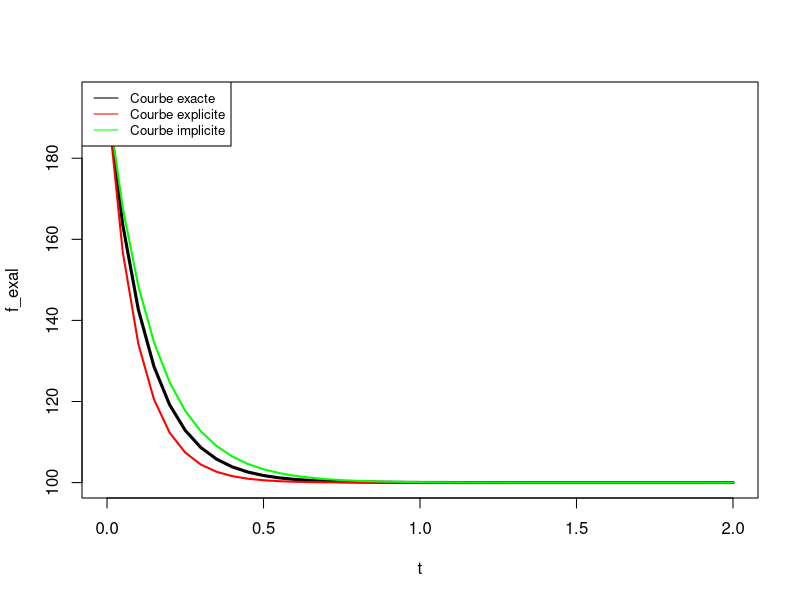

Write the R code that produced this figure.
#LE SCHEMA EXPLICITE D'EULEUR
library(kableExtra)
#Calcul de la fonction f

f = function(t,y){
  return(-8*y+800)
}

#Calcul de la fonction reelle

f_exa = function(t,y0){
  return(95*exp(-8*t)+100)
}

#Euleur

f_app = function(y0,t,h){
  y = numeric(length(t))
  y[1] = y0
  for (i in 2:length(t)) {
    y[i] = y[i-1]+h*f(t[i-1],y[i-1])
  }
  return(y)
}

#Des conditions initiales

h = 0.05
Tn = 2
y0 = 195
t=seq(0,2,by=h)

f_appl = f_app(y0,t,h)
f_exal = mapply(f_exa,t = t, y0 =y0)
err_g= abs(f_exal - f_appl)/h
result1 = data.frame(temps = t, sol_app1=f_appl, sol_exa=f_exal, err_gh=err_g)
#dev.new()
plot(t,f_exal,type = 'l',lwd=3)#,ylim = c(-1000, 1000)
points(t,f_appl,type='l',col='red',lwd=2)

##################################################################
#LE SCHEMA IMPLICITE D'EULEUR

#Euleur


f_app1 = function(y0,t,h){
  y = numeric(length(t))
  y[1] = y0
  
  for (i in 2:length(t)) {
    y[i] <- uniroot( function(yn1) {yn1 - y[i-1] - h * f(t[i],yn1) }, interval = c(-1000, 1000))$root
  }
  
  return(y)
}

f_appl2 = f_app1(y0,t,h)
err_g2= abs(f_exal - f_appl2)/h
result1 = data.frame(result1,f_appl2=f_appl2,err_g2=err_g2)
points(t,f_appl2,type='l',col='green',lwd=2)


col_names=c("ti","y_i_explicite","y(t_i)","Eg_i1/h",'y_i_implicite',"Eg_i2/h")  # ("Pas_i","sum El_i","max Eg_i","Ordre")
resultat_kable <- kable(result1,caption = 'Resultats numeriques obtenus pour un pas h = 0.01 sur [0,2] par les sch\'emas d\'Euler', "html", col.names = NULL,digits=4)%>%
  kable_styling(bootstrap_options = c("striped", "condensed", "bordered"))%>%
  add_header_above(col_names)%>%
  column_spec(1, bold = TRUE)%>%
  row_spec(1:nrow(result1), align = "c")
print(resultat_kable)
legend("topleft",legend = c("Courbe exacte","Courbe explicite","Courbe implicite"), col = c("black","red","green"),lty = 1, cex = 0.8)
View(result1)
